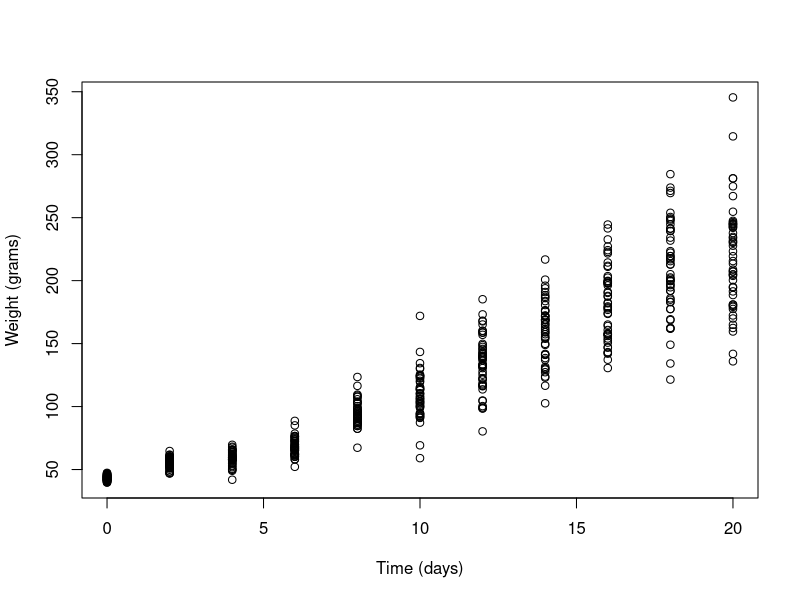

This figure's R source:
setwd("C:/Users/tanni/OneDrive/Documents/BIOL243")
myData = read.csv("Chickweight_Wed 2.csv")
head(myData)

str(myData)

myData2= read.csv("Chickweight_Wed 2.csv", colClasses=c('factor','factor','numeric','numeric'))
str(myData2)

dietData1=subset(myData2,Diet==1)

dietData2=subset(myData2,Diet==2)

dietData3=subset(myData2,Diet==3)

dietData4=subset(myData2,Diet==4)

mean1 = mean(dietData1$Weight)
mean2 = mean(dietData2$Weight) 
mean3 = mean(dietData3$Weight) 
mean4 = mean(dietData4$Weight) 


plot(dietData2$Time, dietData2$Weight, xlab="Time (days)", ylab="Weight (grams)")

diff21 = 100 * (mean2 - mean1)/mean1
diff32 = 100 * (mean3 - mean2)/mean2
diff43 = 100 * (mean4 - mean3) /mean3
